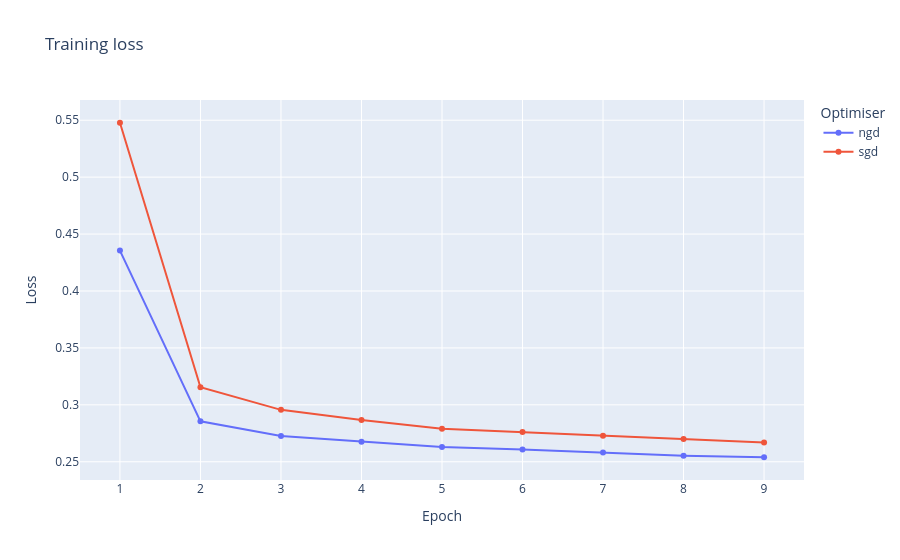
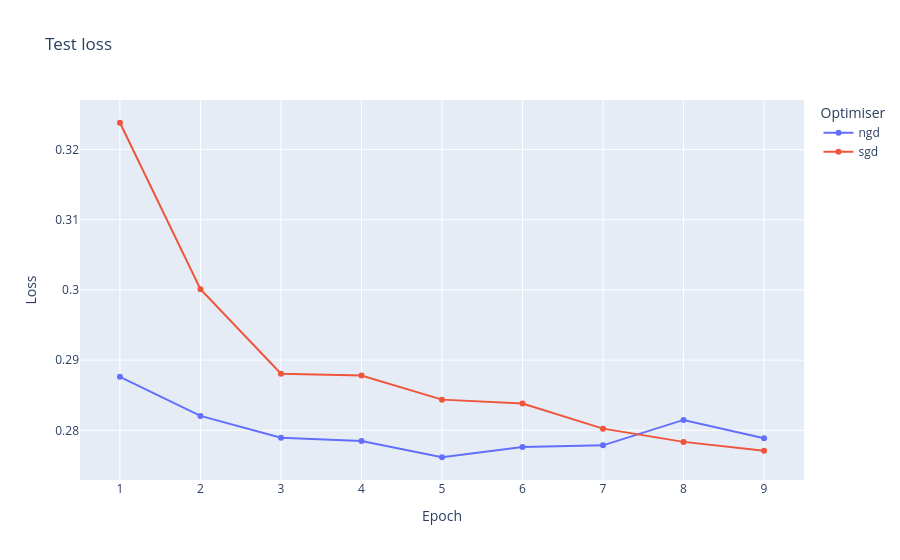

Notebook cell for these charts, in order:
### Code cell
# visualise training and testing data
epochs = np.arange(1, hyperparams["num_epochs"]+1)
train_fig = go.Figure()
for optim, train_loss in train_losses.items():
    train_fig.add_trace(go.Scatter(x=epochs, y=train_loss, mode='lines+markers', name=optim))

train_fig.update_layout(title="Training loss",
                  xaxis_title="Epoch",
                  yaxis_title="Loss",
                  legend_title="Optimiser"
                  )
train_fig.show()

test_fig = go.Figure()
for optim, test_loss in test_losses.items():
    test_fig.add_trace(go.Scatter(x=epochs, y=test_loss, mode='lines+markers', name=optim))

test_fig.update_layout(title="Test loss",
                  xaxis_title="Epoch",
                  yaxis_title="Loss",
                  legend_title="Optimiser",
                  )
test_fig.show()

### Figure 1 — Plotly figure (JSON) as saved in the notebook; plotly's stock layout.template omitted (floating-point values rounded to 4 significant figures)
{"data": [{"mode": "lines+markers", "name": "ngd", "type": "scatter", "x": [1, 2, 3, 4, 5, 6, 7, 8, 9, 10], "y": [0.4355, 0.2855, 0.2727, 0.2676, 0.2629, 0.2609, 0.2582, 0.2552, 0.254]}, {"mode": "lines+markers", "name": "sgd", "type": "scatter", "x": [1, 2, 3, 4, 5, 6, 7, 8, 9, 10], "y": [0.5478, 0.3155, 0.2956, 0.2867, 0.2791, 0.2761, 0.2728, 0.2699, 0.2668]}], "layout": {"legend": {"title": {"text": "Optimiser"}}, "title": {"text": "Training loss"}, "xaxis": {"title": {"text": "Epoch"}}, "yaxis": {"title": {"text": "Loss"}}}}

### Figure 2 — Plotly figure (JSON) as saved in the notebook; plotly's stock layout.template omitted (floating-point values rounded to 4 significant figures)
{"data": [{"mode": "lines+markers", "name": "ngd", "type": "scatter", "x": [1, 2, 3, 4, 5, 6, 7, 8, 9, 10], "y": [0.2876, 0.282, 0.2789, 0.2785, 0.2762, 0.2776, 0.2779, 0.2815, 0.2789]}, {"mode": "lines+markers", "name": "sgd", "type": "scatter", "x": [1, 2, 3, 4, 5, 6, 7, 8, 9, 10], "y": [0.3238, 0.3001, 0.2881, 0.2878, 0.2844, 0.2838, 0.2802, 0.2784, 0.2771]}], "layout": {"legend": {"title": {"text": "Optimiser"}}, "title": {"text": "Test loss"}, "xaxis": {"title": {"text": "Epoch"}}, "yaxis": {"title": {"text": "Loss"}}}}
